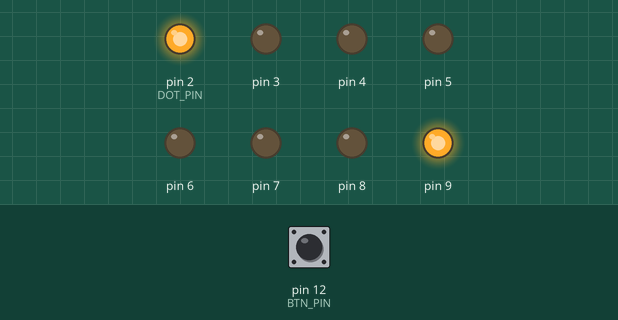
Recording of a sketch running on a simulated Arduino Uno, built with avr-gcc and run on an emulated ATmega328P. On the bench: output pins drawn as LEDs (lit = HIGH). The test bench sets the inputs (shaded band); at power-on: pin 12 (BTN_PIN) HIGH.

Above: at 6.2 s.
6.3 s: pin 12 (BTN_PIN) pulled LOW for 0.15 s
At 6.8 s:
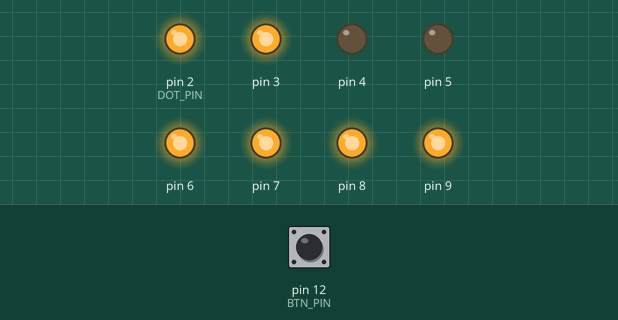
7.9 s: pin 12 (BTN_PIN) pulled LOW for 1 s
At 9.2 s:
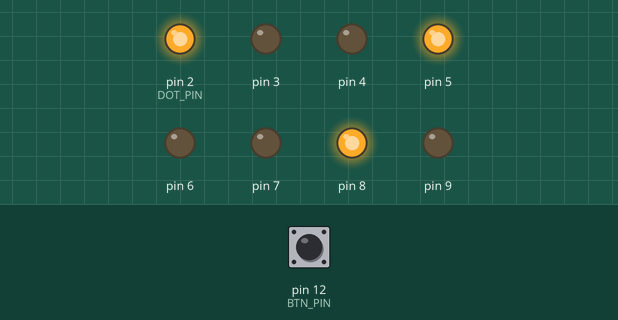
10.4 s: pin 12 (BTN_PIN) pulled LOW for 0.15 s
At 11.1 s:
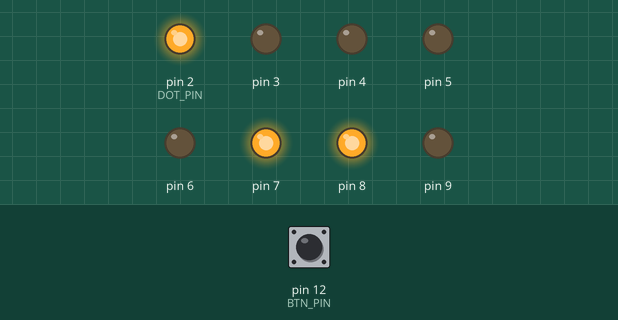
12.0 s: pin 12 (BTN_PIN) pulled LOW for 3.2 s
At 12.3 s:
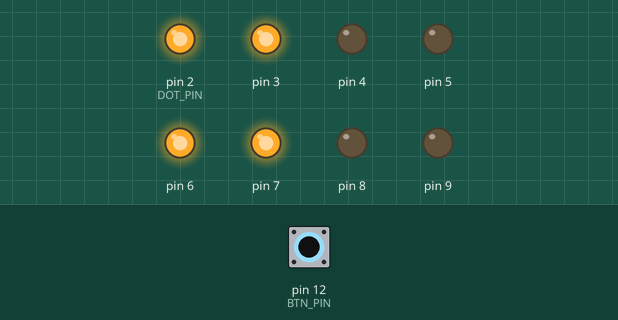
16.7 s: pin 12 (BTN_PIN) pulled LOW for 0.15 s
At 17.1 s:
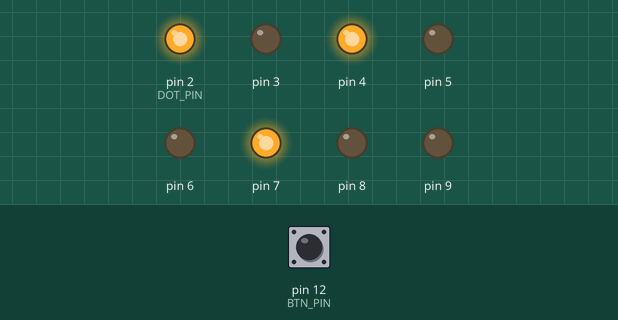
18.3 s: pin 12 (BTN_PIN) pulled LOW for 1 s
At 19.5 s:
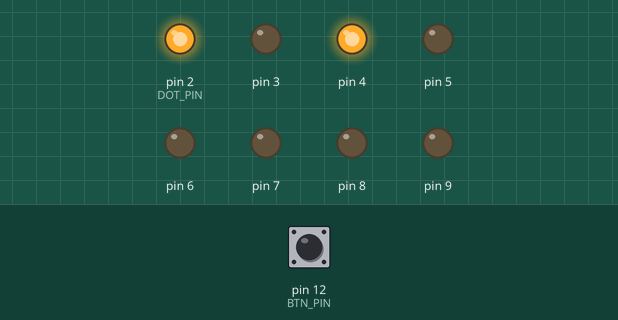
Timing chart, 0 to 21.3 s (numbered marks = the images above; inputs shaded):
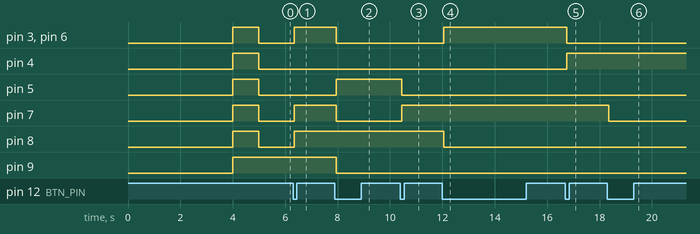

The sketch:

Number.ino
```cpp
/*
  本實作顯示器為共陽極

        接線  亮   暗
  共陽:  5V  LOW  HIGH
  共陰: GND  HIGH LOW
*/
int BTN_PIN = 12;
int BTN_STATE = 1;
int DOT_PIN = 2;
int NUMBERS[10][7] = {
    {1, 1, 1, 1, 1, 1, 0},
    {0, 1, 1, 0, 0, 0, 0},
    {1, 1, 0, 1, 1, 0, 1},
    {1, 1, 1, 1, 0, 0, 1},
    {0, 1, 1, 0, 0, 1, 1},
    {1, 0, 1, 1, 0, 1, 1},
    {1, 0, 1, 1, 1, 1, 1},
    {1, 1, 1, 0, 0, 0, 0},
    {1, 1, 1, 1, 1, 1, 1},
    {1, 1, 1, 1, 0, 1, 1}};

void showNum(int x)
{
  int start = DOT_PIN + 1;
  for (int i = 0; i < 7; i++)
    digitalWrite(start + i, !NUMBERS[x][i]);
}

void clear()
{
  for (int i = DOT_PIN; i < DOT_PIN + 8; i++)
  {
    digitalWrite(i, HIGH);
  }
}

void setup()
{
  for (int i = DOT_PIN; i < DOT_PIN + 8; i++)
  {
    pinMode(i, OUTPUT);
    digitalWrite(i, LOW);
    delay(500);
  }
  clear();
  delay(1000);
  showNum(0);
  pinMode(BTN_PIN, INPUT_PULLUP);
}

int CNT = 0;
void loop()
{
  if (BTN_STATE == digitalRead(BTN_PIN))
    return;

  delay(50);
  BTN_STATE = digitalRead(BTN_PIN);

  // On button click
  if (!BTN_STATE)
  {
    if (++CNT == 10)
      CNT = 0;
    showNum(CNT);
  }
}
```

Measured:
- after the input at 6.3 s, pin 3, pin 6–8: LOW → HIGH after 0.05 s
- after the input at 7.9 s, pin 3, pin 6, pin 7, pin 9: HIGH → LOW after 0.05 s; pin 5: LOW → HIGH after 0.05 s
- after the input at 10.4 s, pin 5: HIGH → LOW after 0.05 s; pin 7: LOW → HIGH after 0.05 s
- after the input at 12.0 s, pin 3, pin 6: LOW → HIGH after 0.05 s; pin 8: HIGH → LOW after 0.05 s
- after the input at 16.7 s, pin 3, pin 6: HIGH → LOW after 0.05 s; pin 4: LOW → HIGH after 0.05 s
- after the input at 18.3 s, pin 7: HIGH → LOW after 0.05 s
